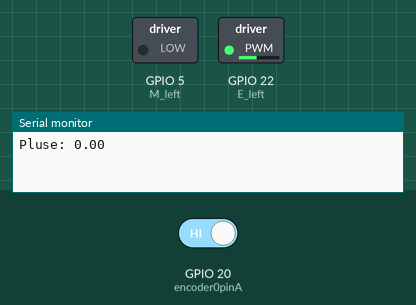
A sketch run on a simulated ESP32. Shown: switched loads named in the sketch (green lamp = pin HIGH), the last lines printed to the serial monitor. The inputs (shaded band) are chosen by the test bench; at power-on: GPIO 20 (encoder0pinA) HIGH.

Above: at 0.05 s.
At 0.9 s:
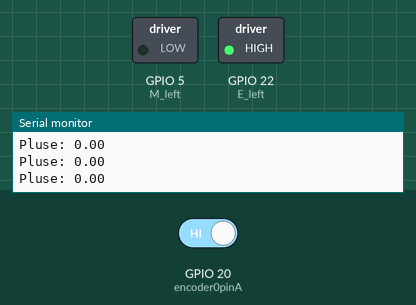
Timing chart, 0 to 2.4 s (numbered marks = the images above):
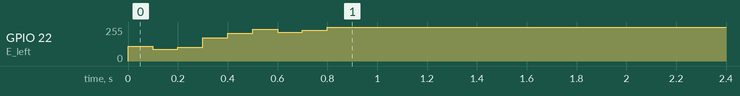

The sketch:

PID_Example.ino
```cpp
//The sample code for driving one way motor encoder
#include <PID_v1.h>
const byte encoder0pinA = 20;//A pin -> the interrupt pin 0
const byte encoder0pinB = 25;//B pin -> the digital pin 3
int E_left =22; //L298P直流电机驱动板的使能端口连接到数字接口5
int M_left =5; //L298P直流电机驱动板的转向端口连接到数字接口4
byte encoder0PinALast;
double duration,abs_duration;//the number of the pulses
boolean Direction;//the rotation direction
boolean result;

double val_output;//用于提供给电机PWM功率值。
double Setpoint;
double Kp=1, Ki=4, Kd=1;
PID myPID(&abs_duration, &val_output, &Setpoint, Kp, Ki, Kd, DIRECT);

void setup()
{
   Serial.begin(9600);//Initialize the serial port
   pinMode(M_left, OUTPUT);   //L298P直流电机驱动板的控制端口设置为输出模式
   pinMode(E_left, OUTPUT);
   Setpoint =180;  //设置PID的输出值
   myPID.SetMode(AUTOMATIC);//设置PID为自动模式
   myPID.SetSampleTime(100);//设置PID采样频率为100ms
   EncoderInit();//Initialize the module
}

void loop()
{
      Setpoint = 80;
      for(int l = 0;l<=1000;l++){
        advance();//电机正转
        abs_duration=abs(duration);
        result=myPID.Compute();//PID转换完成返回值为1
        if(result)
        {
          Serial.print("Pluse: ");
          Serial.println(duration);
          duration = 0; //计数清零等待下次计数
        }
      }
      Setpoint = 40;
      for(int l = 0;l<=1000;l++){
        advance();//电机正转
        abs_duration=abs(duration);
        result=myPID.Compute();//PID转换完成返回值为1
        if(result)
        {
          Serial.print("Pluse: ");
          Serial.println(duration);
          duration = 0; //计数清零等待下次计数
        }
      }

}

void EncoderInit()
{
  Direction = true;//default -> Forward
  pinMode(encoder0pinB,INPUT);
  attachInterrupt(digitalPinToInterrupt(encoder0pinA), wheelSpeed, CHANGE);
}

void wheelSpeed()
{
  int Lstate = digitalRead(encoder0pinA);
  if((encoder0PinALast == LOW) && Lstate==HIGH)
  {
    int val = digitalRead(encoder0pinB);
    if(val == LOW && Direction)
    {
      Direction = false; //Reverse
    }
    else if(val == HIGH && !Direction)
    {
      Direction = true;  //Forward
    }
  }
  encoder0PinALast = Lstate;

  if(!Direction)  duration++;
  else  duration--;

}
void advance()//电机正转
{
     digitalWrite(M_left,LOW);
     analogWrite(E_left,val_output);
}
void back()//电机反转
{
     digitalWrite(M_left,HIGH);
     analogWrite(E_left,255-val_output);
}

void Stop()//电机停止
{
     digitalWrite(M_left,HIGH);
     digitalWrite(E_left,HIGH);
}
```

Measured:
- by itself, GPIO 22 (E_left): 0/255 → 112/255 at 0.00 s, → 88/255 0.10 s later, → 104/255 0.10 s later, → 176/255 0.10 s later, … (9 changes in this stretch)
